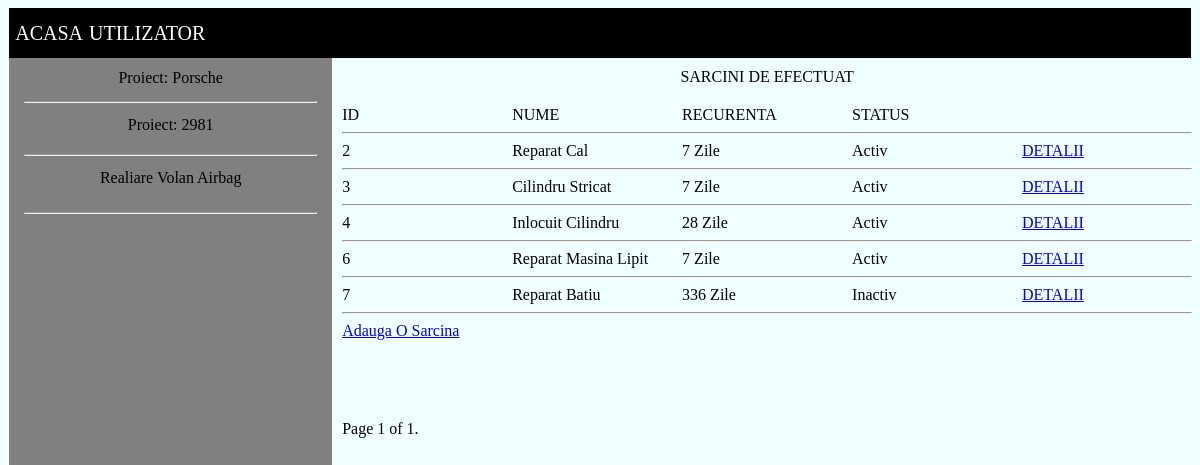
/projects/project_details/1/ (signed in), run on the app's committed database.
### PROJECTS/models.py (models this page shows, shortened)
class Proiect (models.Model):
	nume=models.CharField(max_length=30,unique=True)
	id_proiect=models.IntegerField(unique=True)
	descriere=models.CharField(max_length=100)

### EVENTS/models.py (models this page shows, shortened)
class Eveniment_Template(models.Model):
	nume = models.CharField(max_length=100)
	proiect=models.ForeignKey(Proiect,related_name='evenimente',on_delete=models.CASCADE)
	activitati_necesare=models.TextField(max_length=300)
	CHOICES=[('saptamanal', 'saptamanal') , ('lunar','lunar') , ('anual','anual') , ('2ani','2ani') ]
	recurenenta=models.CharField(choices=CHOICES,max_length=100)
	recurenenta_zile=models.IntegerField()
	zile_executie=models.IntegerField()
	an_choice=[(2022,2022),(2023,2023),(2024,2024),(2025,2025),(2026,2026),]
	luna_choice=[(1,1),(2,2),(3,3),(4,4),(5,5),(6,6),(7,7),(8,8),(9,9),(10,10),(11,11),(12,12)]
	zi_choice=[(1,1),(2,2),(3,3),(4,4),(5,5),(6,6),(7,7),(8,8),(9,9),(10,10),(11,11),(12,12),(13,13),(14,14),(15,15),(16,16),(17,17),(18,18),(19,19),(20,20),(21,21),(22,22),(23,23),(24,24),(25,25),(26,26),(27,27),(28,28)]
	an_incepere=models.IntegerField(choices=an_choice)
	luna_incepere=models.IntegerField(choices=luna_choice)
	zi_incepere=models.IntegerField(choices=zi_choice)
	data_initiere=models.DateField(null=True)
	status=models.BooleanField()

### PROJECTS/views.py (the view)
# urls.py: path('project_details/<int:pk>/',PROJECTS_VIEWS.project_details,name='project_details'),
@login_required
def project_details(request,pk):
	proiect_querry=Proiect.objects.get(pk=pk)
	eveniment_template_querry_req=Eveniment_Template.objects.filter(proiect=proiect_querry)
	paginator = Paginator(eveniment_template_querry_req, 20) # Show 25 contacts per page.
	page_number = request.GET.get('page')
	eveniment_template_querry = paginator.get_page(page_number)
	return render(request,'PROJECTS/proiect_detalii.html',{'proiect':proiect_querry,'eveniment_template':eveniment_template_querry})

### templates/PROJECTS/proiect_detalii.html (shortened to what this page needs)
{% extends 'PROJECTS/template.html' %}
{% block content %}
<div class="container_detalii">
<div class="container_left_detalii">
	<div class="nume">Proiect: {{proiect.nume}}</div>
	<hr/>
	<div class="ID">Proiect: {{proiect.id_proiect}}</div>
	<hr/>
	<div class="descriere">{{proiect.descriere}}</div>
	<hr/>
</div>
<div class="container_right_detalii">
		<div class="row_title_detalii">
			SARCINI DE EFECTUAT
		</div>
		<div class="row_detalii">
			<div class="column_id_ev">ID</div>
			<div class="column_nume_ev">NUME</div>
			<div class="column_recurenta_zile_ev">RECURENTA </div>
			<div class="column_status_ev">STATUS</div>
		</div>
		<hr/>
		{% for eveniment in eveniment_template %}
		<div class="row_detalii">
			<div class="column_id_ev">{{eveniment.id}} </div>
			<div class="column_nume_ev">{{eveniment.nume}}</div>
			<div class="column_recurenta_zile_ev">{{eveniment.recurenenta_zile}} Zile </div>
			{% if eveniment.status == True %}
			<div class="column_status_ev">Activ</div>
			{% else %}
			<div class="column_status_ev">Inactiv</div>
			{% endif %}
			<div class="column_evenimente_ev"><a href="{% url 'EVENTS:detalii_eveniment_template' eveniment.pk %}">DETALII</a></div>
		</div>
		<hr/>
		{% endfor %}
		<div class="row_footer_detalii">
			<a href="{% url 'EVENTS:eveniment_template_nou' proiect.pk  %}">Adauga O Sarcina </a>
		</div>
<div class="pagination">
    <span class="step-links">
        <span class="current">
            Page {{ eveniment_template.number }} of {{ eveniment_template.paginator.num_pages }}.
        </span>
    </span>
</div>
</div>
</div>
{% endblock %}

### templates/PROJECTS/template.html (shortened to what this page needs)
{% load static %}
<!DOCTYPE html>
<html>
<head>
	<link href="{% static 'css/PROJECTS/style.css' %}" rel="stylesheet" type="text/css">
</head>
<body>
	<div class="navbar">
			<a class="navbutton" href="{% url 'PROJECTS:projects_home' %}">ACASA</a>
			<a class="navbutton" href="{% url 'PROJECTS:projects_home' %}">UTILIZATOR</a>
	</div>
	{% block content %}
	{% endblock %}
</body>
</html>

### static/css/PROJECTS/style.css (style rules this page uses)
body { background-color: #F0FFFF; }
@media screen and (min-width: 800px) { .navbar { height: 50px; background-color: black; display: flex; align-items: center; margin-left: 0.1vw; margin-right: 0.1vw; } }
@media screen and (min-width: 800px) { .navbar a { color :white; text-decoration: none; } }
@media screen and (min-width: 800px) { .navbutton { padding-left:0.5vw; font-size: 20px; } }
@media screen and (min-width: 800px) { .container_detalii { display: flex; flex-direction: row; font-size: 16px; } }
@media screen and (min-width: 800px) { .container_left_detalii { margin-left: 0.1vw; height: 100vh; width: 450px; background-color: grey; display: flex; flex-direction: column; } }
@media screen and (min-width: 800px) { .container_left_detalii hr { width: 90%; } }
@media screen and (min-width: 800px) { .container_left_detalii .nume { height: 30px ; width: 100%; display: flex; justify-content: center; align-items: center; margin-top: 5px; } }
@media screen and (min-width: 800px) { .container_left_detalii .ID { height: 30px ; width: 100%; display: flex; justify-content: center; margin-top: 5px; } }
@media screen and (min-width: 800px) { .container_left_detalii .descriere { margin-bottom: 5px; height: 30px ; width: 100%; display: flex; justify-content: center; margin-top: 5px; } }
@media screen and (min-width: 800px) { .container_right_detalii { width: 100%; margin-top: 10px; padding-left: 10px; } }
@media screen and (min-width: 800px) { .row_title_detalii { width: 100%; display: flex; align-items: center; justify-content: center; margin-bottom: 20px; } }
@media screen and (min-width: 800px) { .row_detalii { width: 100%; display: flex; align-items: center; justify-content: center; } }
@media screen and (min-width: 800px) { .row_footer_detalii { width: 100%; } }
@media screen and (min-width: 800px) { .column_id_ev { width:20%; } }
@media screen and (min-width: 800px) { .column_nume_ev { width:20%; } }
@media screen and (min-width: 800px) { .column_recurenta_zile_ev { width:20%; } }
@media screen and (min-width: 800px) { .column_status_ev { width:20%; } }
@media screen and (min-width: 800px) { .column_evenimente_ev { width:20%; } }
@media screen and (min-width: 800px) { .row_footer_detalii { margin-bottom:80px; width: 100%; } }
@media screen and (min-width: 800px) { .pagination { margin-top: 15px; } }

### data on the page
Proiect: nume "Porsche", id_proiect "2981", descriere "Realiare Volan Airbag"
Eveniment_Template: id "2", nume "Reparat Cal", recurenenta_zile "7", status "Activ"
Eveniment_Template: id "3", nume "Cilindru Stricat", recurenenta_zile "7", status "Activ"
Eveniment_Template: id "4", nume "Inlocuit Cilindru", recurenenta_zile "28", status "Activ"
Eveniment_Template: id "6", nume "Reparat Masina Lipit", recurenenta_zile "7", status "Activ"
Eveniment_Template: id "7", nume "Reparat Batiu", recurenenta_zile "336", status "Inactiv"

### other printed values
{{ eveniment_template.number }} "1"
{{ eveniment_template.paginator.num_pages }} "1"
